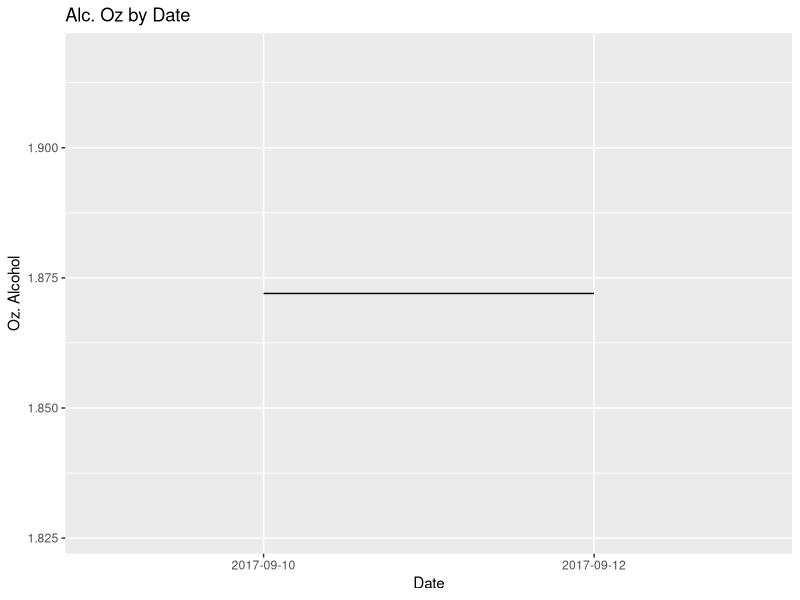

Recreate this plot in R.
library(dplyr)
library(ggplot2)

# Read and graph drink dates
drinks <- read.csv("./data/drinkLog.csv")
drinks$alcohol_vol_oz <- (drinks$ABV/100) * drinks$Volume
drinks$n_std_drinks <- drinks$alcohol_vol_oz / 0.6  # a standard drink is 0.6 oz of pure ethanol

# Get total alcohol consumed per day
alc_by_date <- aggregate(drinks$alcohol_vol_oz, by=list(Category=drinks$Date), FUN=sum)

alc_by_date <- drinks %>%
  group_by(Date) %>%
  summarise(alcohol_vol_oz = sum(alcohol_vol_oz), 
            avg_abv = mean(ABV),
            n_std_drinks = sum(n_std_drinks))

alc_vol_graph <- ggplot() +
  geom_line(data = alc_by_date, aes(y = alcohol_vol_oz, x = Date, group = 1)) +
  labs(title = "Alc. Oz by Date", y = "Oz. Alcohol")
